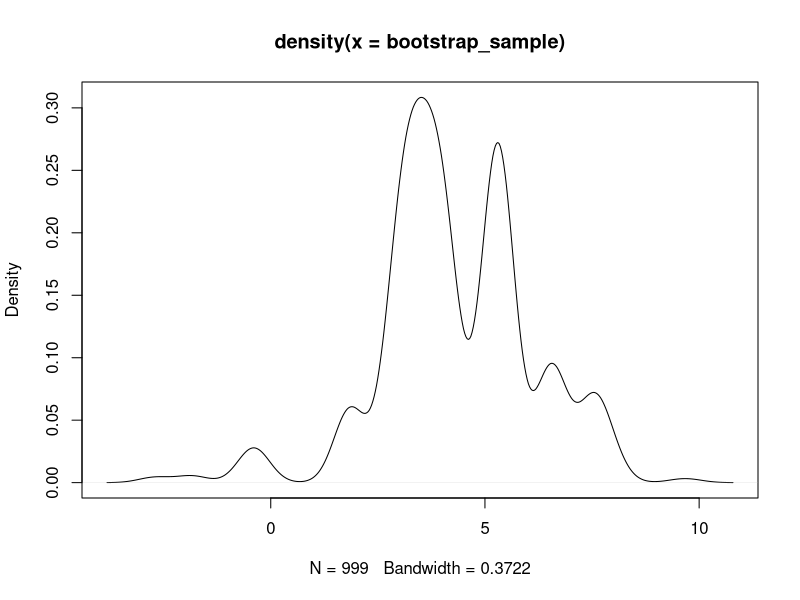
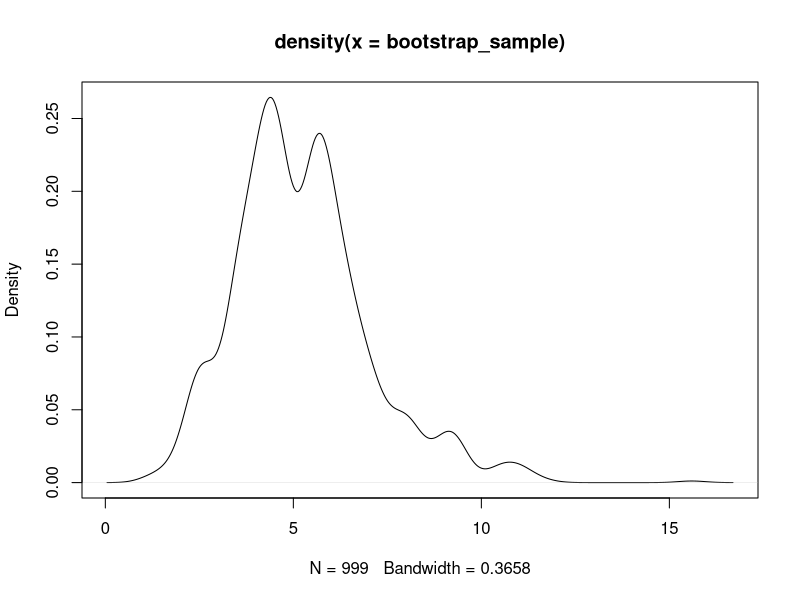
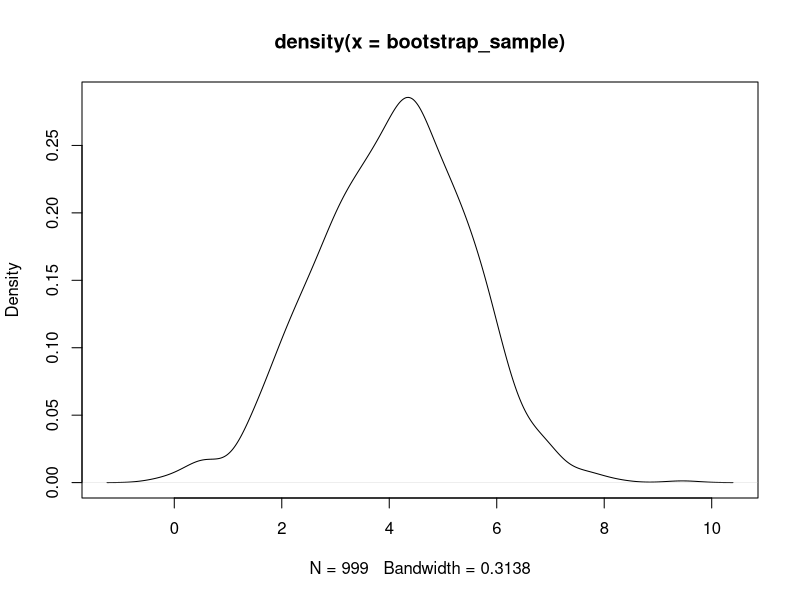
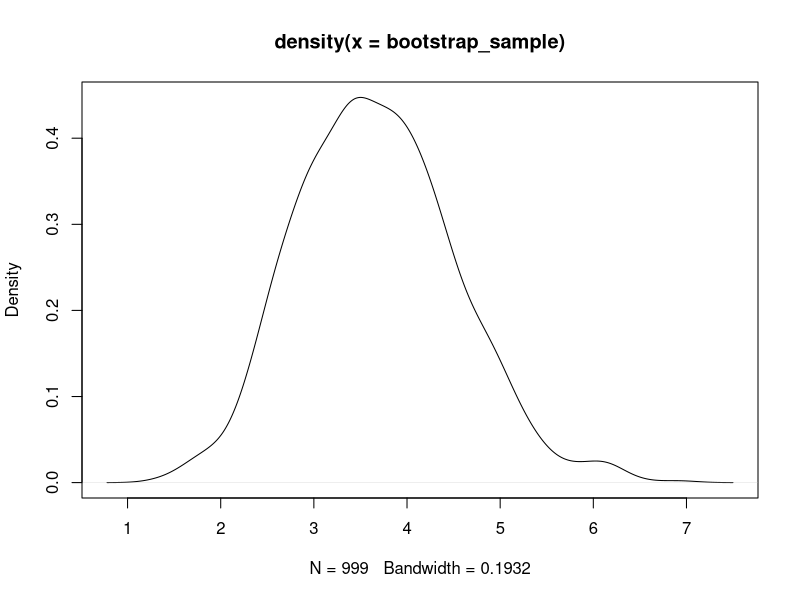

Generate these figures, in order, with R:
get_npbootsrap_sample = function(x, size = 999, obs_len = length(x),  FUNC ){
  resample = array(sample(x,obs_len*size,TRUE), c(size,obs_len))
  return(apply(resample,MARGIN = 1, FUNC))
}
get_pbootstrap_sample = function(x, size = 999, obs_len = length(x),  FUNC){
  a = mean(x)
  s = sd(x)
  resample = array(rnorm(n = size*obs_len,mean = a, sd = s), c(size,obs_len))
  return(apply(resample,MARGIN = 1, FUNC))
}
get_pbootstrap_sample_median = function(x, size = 999, obs_len = length(x),  FUNC){
  a = median(x)
  s = mad(x, constant = 1)
  resample = array(rnorm(n = size*obs_len,mean = a, sd = s), c(size,obs_len))
  return(apply(resample,MARGIN = 1, FUNC))
}
bootstrap_basic_ci = function(bootstrap_sample,t.hat, alpha = 0.95){
    ci.lower <- 2*t.hat - quantile(bootstrap_sample,1-alpha/2)
    ci.upper <- 2*t.hat - quantile(bootstrap_sample,alpha/2)
    return(c(ci.lower,ci.upper))
}
bootstrap_normal_ci = function(bootstrap_sample, alpha = 0.95){
  s = sd(bootstrap_sample)
  ci.lower <- mean(bootstrap_sample) - qt(1-alpha/2,length(bootstrap_sample))*s
  ci.upper <- mean(bootstrap_sample) - qt(alpha/2,length(bootstrap_sample))*s
  return(c(ci.lower,ci.upper))
}

x = rnorm(25,mean = 2,sd = 3)



print("NORMAL NON_PAR")
bootstrap_sample = get_npbootsrap_sample(x, FUNC = mean)
print("Bootstrap CI(mean):")
print(bootstrap_basic_ci(bootstrap_sample,mean(x)))
print(bootstrap_normal_ci(bootstrap_sample))
print("CI:")
print(mean(x) + qnorm(c(0.025, 0.975), sd = sd(x) / sqrt(length(x))))
bootstrap_sample = get_npbootsrap_sample(x, FUNC = var)
print("Bootstrap CI(var):")
print(bootstrap_basic_ci(bootstrap_sample,sd(x)))
print(bootstrap_normal_ci(bootstrap_sample))
print("CI")
print(var(x) * (length(x) - 1) / qchisq(c(0.975, 0.025), df = length(x) - 1))

print("NORMAl PAR")
bootstrap_sample = get_pbootstrap_sample(x, FUNC = mean)
print("Bootstrap CI(mean):")
print(bootstrap_basic_ci(bootstrap_sample,mean(x)))
print(bootstrap_normal_ci(bootstrap_sample))
print("CI:")
print(mean(x) + qnorm(c(0.025, 0.975), sd = sd(x) / sqrt(length(x))))

bootstrap_sample = get_pbootstrap_sample(x, FUNC = var)
print("Bootstrap CI(var):")
print(bootstrap_basic_ci(bootstrap_sample,var(x)))
print(bootstrap_normal_ci(bootstrap_sample))
print("CI")
print(var(x) * (length(x) - 1) / qchisq(c(0.975, 0.025), df = length(x) - 1))

print("CAUCHY NON_PAR")
x = rcauchy(25,location = 3,scale = 4)

bootstrap_sample = get_npbootsrap_sample(x, FUNC = median)
plot(density(bootstrap_sample))
print("Bootstrap CI(a = median):")
print(bootstrap_basic_ci(bootstrap_sample,median(x)))
print(bootstrap_normal_ci(bootstrap_sample))

my_mad = function(x){
  return(mad(x,constant=1))
}

bootstrap_sample = get_npbootsrap_sample(x, FUNC = my_mad)
plot(density(bootstrap_sample))
print("Bootstrap CI(scale = mad):")
print(bootstrap_basic_ci(bootstrap_sample,mad(x,constant=1)))
print(bootstrap_normal_ci(bootstrap_sample))

print("CAUCHY PAR")
bootstrap_sample = get_pbootstrap_sample_median(x, FUNC = median)
plot(density(bootstrap_sample))
print("Bootstrap CI(a = median):")
print(bootstrap_basic_ci(bootstrap_sample,median(x)))
print(bootstrap_normal_ci(bootstrap_sample))

bootstrap_sample = get_pbootstrap_sample_median(x, FUNC = my_mad)
plot(density(bootstrap_sample))
print("Bootstrap CI(scale = mad):")
print(bootstrap_basic_ci(bootstrap_sample,mad(x,constant=1)))
print(bootstrap_normal_ci(bootstrap_sample))

